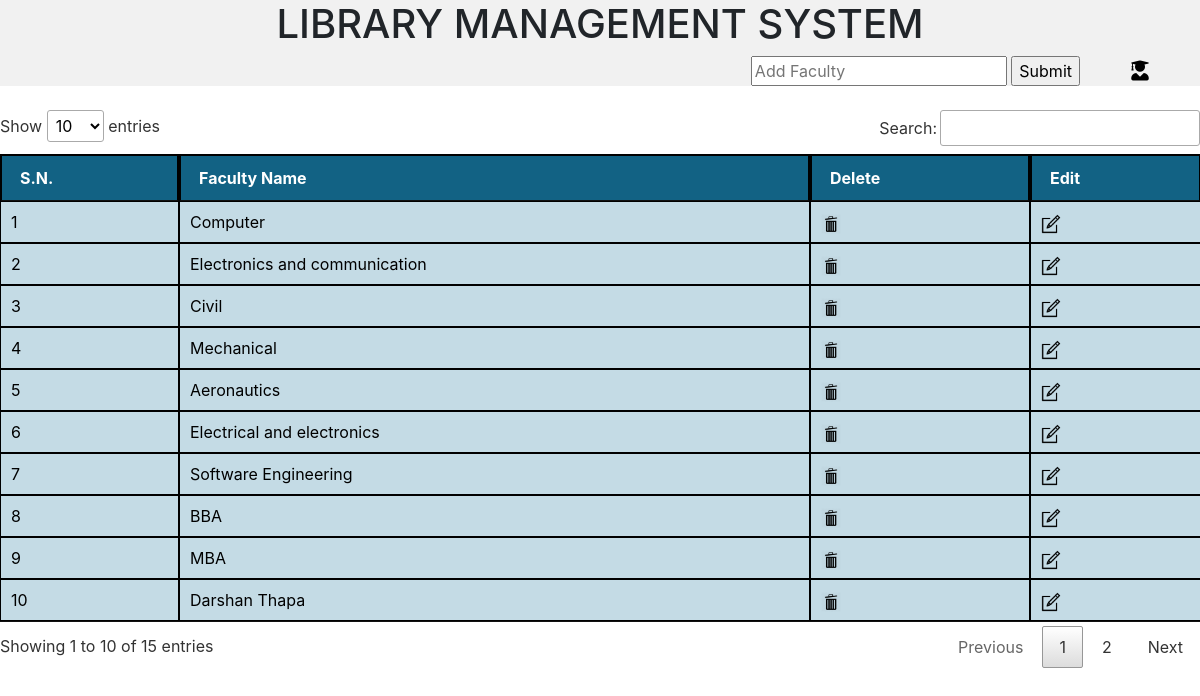
Page /faculty.php (signed in) on the committed database.
### tables this page shows
CREATE TABLE `faculty` (
  `id` int(11) NOT NULL,
  `name` varchar(250) NOT NULL
);

### faculty.php (the view, shortened to what this page needs)
<?php
require_once("includes/function.php");
?>
<!DOCTYPE html>
<html>
 <head>
	<link rel="stylesheet" type="text/css" href="assets/css/jquery.dataTables.min.css">
    <link rel="stylesheet" href="https://stackpath.bootstrapcdn.com/bootstrap/4.1.3/css/bootstrap.min.css">
    <link rel="stylesheet" href="https://use.fontawesome.com/releases/v5.3.1/css/all.css">
  </head>
<header id="header">
    <H1 style="text-align:center">LIBRARY MANAGEMENT SYSTEM</H1>
     <nav id="navbar">
      <a href="index.php"><i class="fas fa-user-graduate"></i></a>
      <form method="post"  action="faculty.php" class="fl">
	  <input type="text" name="name" required="required" placeholder="Add Faculty">
	  <input type="submit" name="submit">
      </form>
    </nav>
 </header>
<?php
$sql="select * from faculty";
$result= mysqli_query($connection,$sql);
?>
<br>
<body>
<table id="facultyData" >
 <thead>
   <tr>
    <td  class="tablehead">S.N.</td>
    <td class="tablehead">Faculty Name</td>
    <td class="tablehead">Delete</td>
    <td class="tablehead">Edit</td>
  </tr>
 </thead>
 <tbody>
	 <?php
       $i=1;
       while($row= mysqli_fetch_assoc($result))
       {
     ?>
	   <tr>
		<td class="tbody"><?php echo $i?></td>
		<td class="tbody"><?php echo $row['name']?></td>
		<td class="tbody"><a href="facultyDelete.php?id=<?php echo $row['id'];?>" onclick='return(confirm("Are you sure you want to delete?"));'><img src="assets\images\delete.png" width="20px" height="20px"></a></td>
		<td class="tbody"><a href="facultyEdit.php?id=<?php echo $row['id'];?>"><img src="assets\images\edit.png" width="20px" height="20px"></a></td>
	   </tr>
    <?php
       $i++;
      }
      ?>
 </tbody>
</table>
<br>
 </body>
</html>

### faculty.php (style rules this page uses)
#header { background-color: #f1f1f1; width: 100%; }
#navbar { margin: 0; width: 100%; overflow: hidden; height: 30px; }
.fl { float: right; }
#navbar a { display: inline-block; text-align: center; float: right; width: 120px; height: 30px; color: #000; transition: 0.5s; text-decoration: none; font-size: 20px; }
td { border: 1px solid #000; }
.tablehead { font-weight: bolder; border: 2px solid #000; background-color: #126284; color: #fff; }
.tbody { background-color: #C4DBE5; color: #000000; }

### rows in the picture
faculty: name "Computer"
faculty: name "Electronics and communication"
faculty: name "Civil"
faculty: name "Mechanical"
faculty: name "Aeronautics"
faculty: name "Electrical and electronics"
faculty: name "Software Engineering"
faculty: name "BBA"
faculty: name "MBA"
faculty: name "Darshan Thapa"
